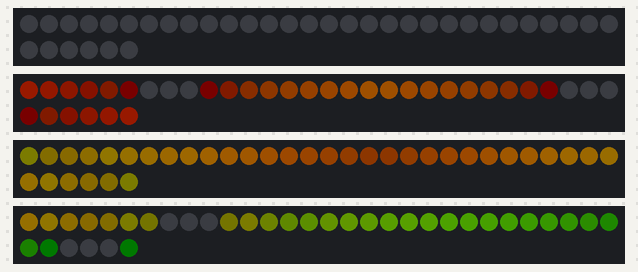
A sketch run on a simulated Arduino Uno, built with avr-gcc and run on an emulated ATmega328P. Parts: 4 × 36 RGB LEDs in strip order, left to right, continuing on the next row. Dim RGB values are drawn brighter than linear.

Above: at 0.18 s.
At 4.8 s:
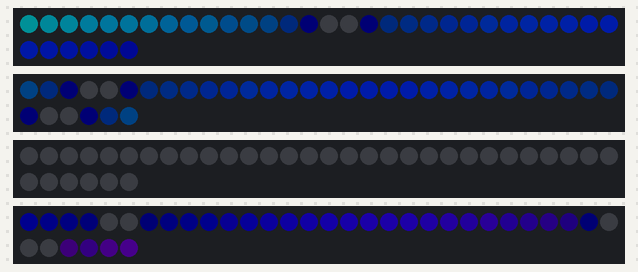
At 9.98 s:
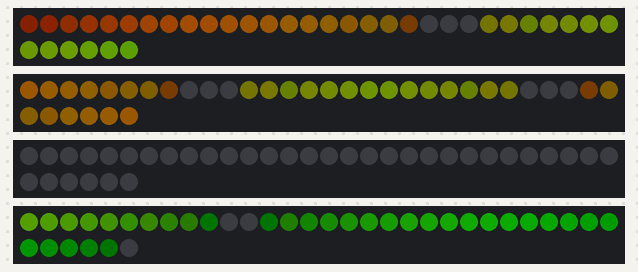
At 19.79 s:
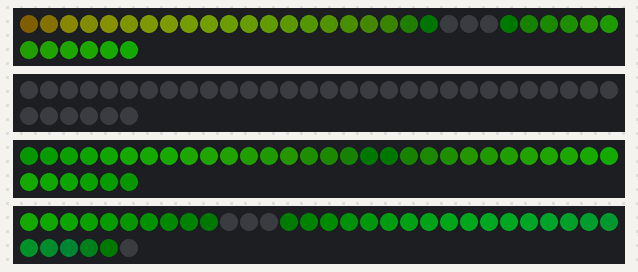
At 29.87 s:
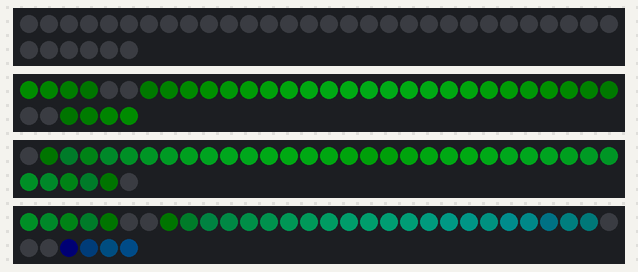
At 39.66 s:
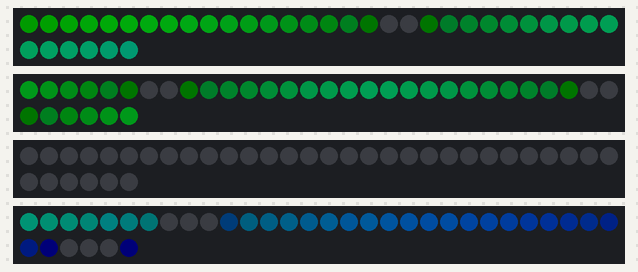

The sketch:

final_code_esp_led_strip_just_pattern.ino
```cpp
#include <Adafruit_NeoPixel.h>
#include <math.h>

#define NUM_LEDS 36

Adafruit_NeoPixel strip1(NUM_LEDS, 2, NEO_GRB + NEO_KHZ800);
Adafruit_NeoPixel strip2(NUM_LEDS, 3, NEO_GRB + NEO_KHZ800);
Adafruit_NeoPixel strip3(NUM_LEDS, 4, NEO_GRB + NEO_KHZ800);
Adafruit_NeoPixel strip4(NUM_LEDS, 5, NEO_GRB + NEO_KHZ800);

#define DELAY_TIME 10

int offset = 0;
int offBlade = 0;

// 🌈 Color wheel
uint32_t colorWheel(byte pos) {
  pos = 255 - pos;
  if (pos < 85) return strip1.Color(255 - pos * 3, 0, pos * 3);
  if (pos < 170) {
    pos -= 85;
    return strip1.Color(0, pos * 3, 255 - pos * 3);
  }
  pos -= 170;
  return strip1.Color(pos * 3, 255 - pos * 3, 0);
}

// 🌊 Dim wave
uint32_t waveColor(int pos) {
  float wave = (sin(pos * 0.25) + 1.0) / 2.0;
  float brightness = wave * 0.2;

  byte idx = pos % 255;
  uint32_t base = colorWheel(idx);

  byte r = ((base >> 16) & 0xFF) * brightness;
  byte g = ((base >> 8)  & 0xFF) * brightness;
  byte b = ( base        & 0xFF) * brightness;

  return strip1.Color(r, g, b);
}

// ===== PATTERN 1: NORMAL WAVE =====
void patternWave(Adafruit_NeoPixel &s, int phase) {
  for (int i = 0; i < NUM_LEDS; i++) {
    int pos = i + offset + phase;
    s.setPixelColor(i, waveColor(pos));
  }
}

// ===== PATTERN 2: INWARD =====
void patternInward(Adafruit_NeoPixel &s, int phase) {
  for (int i = 0; i < NUM_LEDS/2; i++) {
    int pos = i + offset + phase;

    s.setPixelColor(i, waveColor(pos));
    s.setPixelColor(NUM_LEDS - 1 - i, waveColor(pos));
  }
}

// ===== PATTERN 3: OUTWARD FROM CENTER =====
void patternOutward(Adafruit_NeoPixel &s, int phase) {
  int center = NUM_LEDS / 2;

  for (int i = 0; i < center; i++) {
    int pos = i + offset + phase;

    s.setPixelColor(center + i, waveColor(pos));
    s.setPixelColor(center - i - 1, waveColor(pos));
  }
}

// ===== DRAW FUNCTION =====
void drawBlade(Adafruit_NeoPixel &s, int phase, int type, bool off) {

  if (off) {
    s.clear();   // OFF blade
  } else {

    s.clear();

    if (type == 0) patternWave(s, phase);
    if (type == 1) patternInward(s, phase);
    if (type == 2) patternOutward(s, phase);
  }

  s.show();
}

void setup() {
  strip1.begin();
  strip2.begin();
  strip3.begin();
  strip4.begin();

  strip1.show();
  strip2.show();
  strip3.show();
  strip4.show();
}

void loop() {

  // assign behaviors
  drawBlade(strip1, 0, 0, offBlade == 0);  // wave
  drawBlade(strip2, 12,1, offBlade == 1);  // inward
  drawBlade(strip3, 24,2, offBlade == 2);  // outward
  drawBlade(strip4, 36,0, offBlade == 3);  // wave but can be OFF

  offset++;

  // rotate OFF blade clockwise
  static int counter = 0;
  counter++;

  if (counter > 8) {
    counter = 0;
    offBlade++;
    if (offBlade > 3) offBlade = 0;
  }

  delay(DELAY_TIME);
}
```
